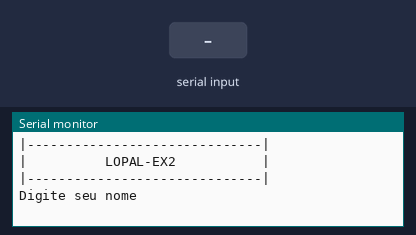
Simulated run of this sketch. Board: Arduino Uno, built with avr-gcc and run on an emulated ATmega328P. Parts: the last lines printed to the serial monitor. The inputs (shaded band) are chosen by the test bench.

Above: at 1.2 s.
1.3 s: "90,45\n" received over Serial
At 3.2 s:
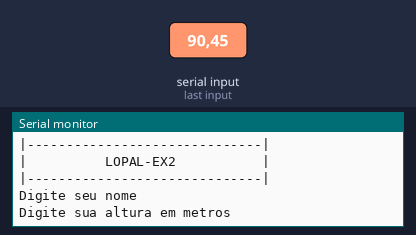
3.8 s: "30,150\n" received over Serial
At 5.1 s:
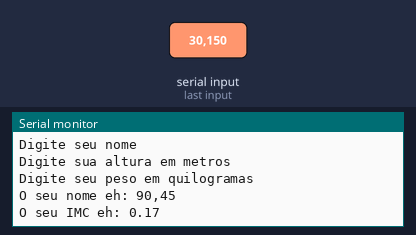

Measured:
- after the input at 1.3 s, the serial monitor: prints a new line after 1.0 s (image 1)
- after the input at 3.8 s, the serial monitor: prints a new line at once (image 2)

The sketch:

ex41.ino
```cpp
//Faça um programa que receba o nome, o peso e a altura de uma
//pessoa. Calcule e imprima o nome e o IMC dessa pessoa - IMC = peso
// / (altura * altura).

//Variáveis
String nome = "";
float altura = 0;
float peso = 0;
float IMC = 0;

void setup()
{
  Serial.begin(9600);
}

void loop()
{

 // cabeçario
  Serial.println("|------------------------------|");
  Serial.println("|          LOPAL-EX2           |");
  Serial.println("|------------------------------|");
  Serial.println();//pula uma linha
  Serial.println();//pula uma linha

  //Entrada
  Serial.println("Digite seu nome");//pergunta o nome do usuário
  while(! Serial.available() );//espera o usuário digitar/dar um <Enter>
  nome = Serial.readString();//resposta do usuário
  nome.trim();//retira  o \n (retira o enter capturado)

  Serial.println("Digite sua altura em metros");//pergunta a altura em metros  do usuário
  while(! Serial.available() );//espera o usuário digitar/dar um <Enter>
  altura = Serial.parseFloat();//resposta do usuário


  Serial.println("Digite seu peso em quilogramas");//pergunta o peso em quilogramas do usuário
  while(! Serial.available() );//espera o usuário digitar/dar um <Enter>
  peso = Serial.parseFloat();//resposta do usuário

  //processamento
  IMC = peso / (altura * altura);

  //saída
  Serial.println("O seu nome eh: " + String (nome) );
  Serial.println("O seu IMC eh: " + String (IMC) );
  delay(9000);//aguarda 9 segundos antes de rodar o loop novamente
}
```
